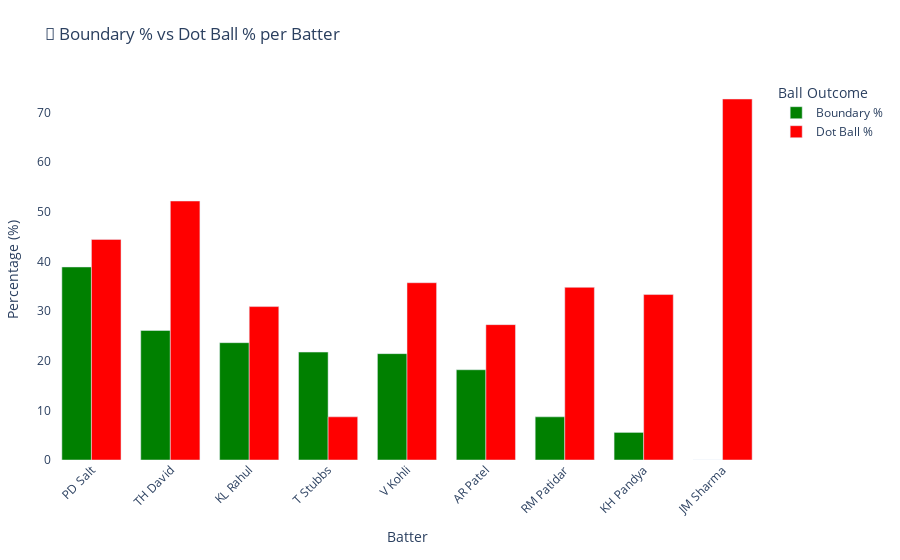

The code cell stored with this chart in its notebook:
### Code cell
import plotly.graph_objects as go

df_copy['ball_outcome'] = df_copy['runs_batter'].apply(
    lambda x: 'Dot' if x == 0 else ('Boundary' if x >= 4 else 'Run')
)

batter_outcome_stats = (
    df_copy.groupby('batter')
    .ball_outcome.value_counts(normalize=True)
    .unstack()
    .fillna(0) * 100
).reset_index()

balls_faced = df_copy.groupby('batter').size().reset_index(name='balls_faced')
batter_outcome_stats = batter_outcome_stats.merge(balls_faced, on='batter')
batter_outcome_stats = batter_outcome_stats[batter_outcome_stats['balls_faced'] >= 10]

batter_outcome_stats = batter_outcome_stats.sort_values(by='Boundary', ascending=False)

plt = go.Figure()

plt.add_trace(go.Bar(
    x=batter_outcome_stats['batter'],
    y=batter_outcome_stats['Boundary'],
    name='Boundary %',
    marker_color='green',
    hovertemplate='%{x}<br>Boundary %: %{y:.2f}<extra></extra>'
))

plt.add_trace(go.Bar(
    x=batter_outcome_stats['batter'],
    y=batter_outcome_stats['Dot'],
    name='Dot Ball %',
    marker_color='red',
    hovertemplate='%{x}<br>Dot Ball %: %{y:.2f}<extra></extra>'
))

plt.update_layout(
    title='🏏 Boundary % vs Dot Ball % per Batter',
    xaxis_title='Batter',
    yaxis_title='Percentage (%)',
    barmode='group',
    bargap=0.25,
    plot_bgcolor='rgba(0,0,0,0)',
    paper_bgcolor='white',
    legend_title_text='Ball Outcome',
    xaxis_tickangle=-45,
    margin=dict(l=40, r=40, t=80, b=100)
)

plt.show()

### Figure 1 — Plotly figure (JSON) as saved in the notebook; plotly's stock layout.template omitted (floating-point values rounded to 4 significant figures)
{"data": [{"hovertemplate": "%{x}<br>Boundary %: %{y:.2f}<extra></extra>", "marker": {"color": "green"}, "name": "Boundary %", "type": "bar", "x": ["PD Salt", "TH David", "KL Rahul", "T Stubbs", "V Kohli", "AR Patel", "RM Patidar", "KH Pandya", "JM Sharma"], "y": [38.89, 26.09, 23.64, 21.74, 21.43, 18.18, 8.696, 5.556, 0.0]}, {"hovertemplate": "%{x}<br>Dot Ball %: %{y:.2f}<extra></extra>", "marker": {"color": "red"}, "name": "Dot Ball %", "type": "bar", "x": ["PD Salt", "TH David", "KL Rahul", "T Stubbs", "V Kohli", "AR Patel", "RM Patidar", "KH Pandya", "JM Sharma"], "y": [44.44, 52.17, 30.91, 8.696, 35.71, 27.27, 34.78, 33.33, 72.73]}], "layout": {"bargap": 0.25, "barmode": "group", "legend": {"title": {"text": "Ball Outcome"}}, "margin": {"b": 100, "l": 40, "r": 40, "t": 80}, "paper_bgcolor": "white", "plot_bgcolor": "rgba(0,0,0,0)", "title": {"text": "🏏 Boundary % vs Dot Ball % per Batter"}, "xaxis": {"tickangle": -45, "title": {"text": "Batter"}}, "yaxis": {"title": {"text": "Percentage (%)"}}}}
